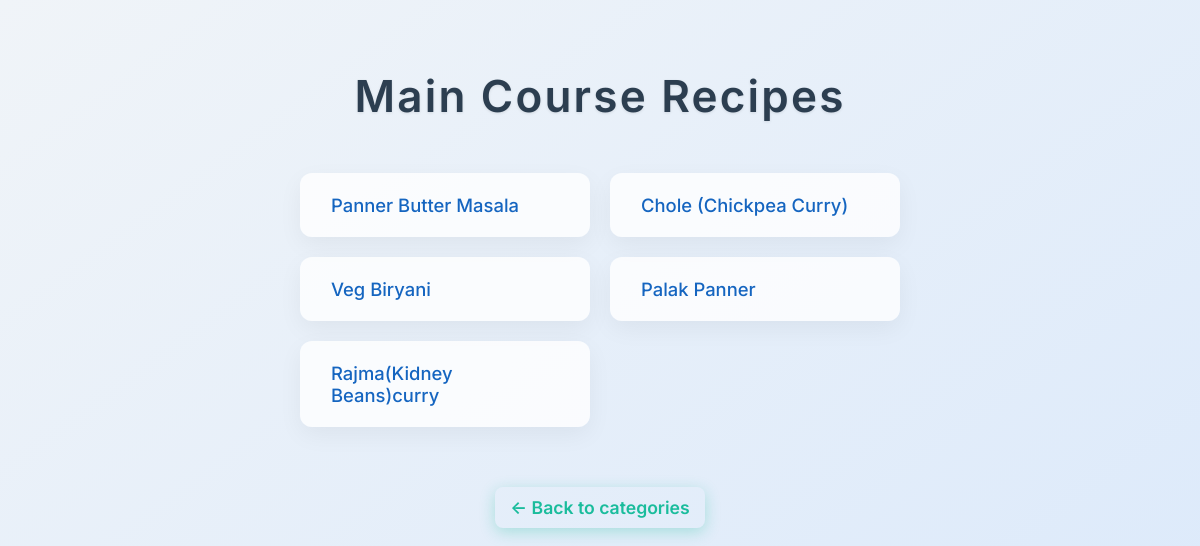
Page /category/2 on the committed database.
### tables this page shows
CREATE TABLE categories (id INTEGER PRIMARY KEY, name TEXT);

CREATE TABLE "recipes" (
	"id"	INTEGER,
	"category_id"	INTEGER,
	"dish_image"	BLOB,
	"name"	TEXT,
	"ingredients"	TEXT,
	"instructions"	TEXT,
	PRIMARY KEY("id"),
	FOREIGN KEY("category_id") REFERENCES "categories"("id")
);

### app.py (the view)
@app.route('/category/<int:category_id>')
def category(category_id):
    db = get_db()
    recipes = db.execute('SELECT id, name FROM recipes WHERE category_id=?', (category_id,)).fetchall()
    category = db.execute('SELECT name FROM categories WHERE id=?', (category_id,)).fetchone()
    return render_template('category.html', recipes=recipes, category=category)

### app.py (called while the page is built)
def get_db():
    db = getattr(g, '_database', None)
    if db is None:
        db = g._database = sqlite3.connect(DATABASE)
        db.row_factory = sqlite3.Row
    return db

@app.teardown_appcontext
def close_connection(exception):
    db = getattr(g, '_database', None)
    if db is not None:
        db.close()

### templates/category.html (shortened to what this page needs)
<!DOCTYPE html>
<html lang="en">
<head>
</head>
<body>
  <h1>{{ category.name }} Recipes</h1>
  <ul>
    {% for recipe in recipes %}
      <li>
        <a href="/recipe/{{ recipe.id }}">{{ recipe.name }}</a>
      </li>
    {% endfor %}
  </ul>
  <a href="/" class="back-link">← Back to categories</a>
</body>
</html>

### templates/category.html (style rules this page uses)
body { margin: 0; padding: 40px 20px; font-family: 'Inter', -apple-system, BlinkMacSystemFont, 'Segoe UI', Roboto, Oxygen, Ubuntu, Cantarell, 'Open Sans', 'Helvetica Neue', sans-serif; background: linear-gradient(to bottom right, #f0f4f8, #d9e8fb); color: #2c3e50; min-height: 100vh; display: flex; flex-direction: column; align-items: center; }
h1 { font-weight: 600; font-size: 2.75rem; margin-bottom: 50px; text-align: center; text-shadow: 0 1px 3px rgba(0, 0, 0, 0.1); letter-spacing: 0.05em; }
ul { list-style: none; max-width: 600px; width: 100%; padding: 0; margin: 0 auto; display: grid; grid-template-columns: 1fr; gap: 20px; }
li { background: #ffffffcc; border-radius: 12px; box-shadow: 0 8px 24px rgba(0, 0, 0, 0.05); padding: 20px 30px; transition: background-color 0.3s ease, box-shadow 0.3s ease; font-size: 1.15rem; font-weight: 500; border: 1px solid transparent; cursor: pointer; }
li a { color: #1565c0; text-decoration: none; display: block; width: 100%; }
.back-link { margin-top: 60px; font-weight: 600; color: #1abc9c; font-size: 1.1rem; text-decoration: none; padding: 10px 15px; border-radius: 8px; transition: background-color 0.25s ease, color 0.25s ease; box-shadow: 0 4px 15px rgba(26, 188, 156, 0.3); }
@media (min-width: 600px) { ul { grid-template-columns: repeat(2, 1fr); } }

### rows in the picture
categories: name "Main Course"
recipes: name "Panner Butter Masala"
recipes: name "Chole (Chickpea Curry)"
recipes: name "Veg Biryani"
recipes: name "Palak Panner"
recipes: name "Rajma(Kidney Beans)curry"
